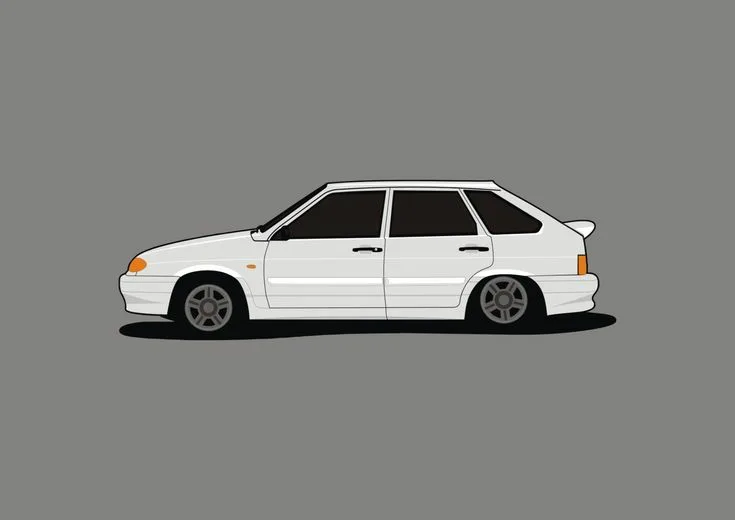
#> input picture reels/perekupy/kit/img/vaz2114/source.webp, 735 x 520 px
$ python cut.py
#> lines starting #> are read from the running program, lines starting #| are printed output that depends on the picture; after the words box and inside, x2 and y2 are one past the last pixel; in counts of white or black regions, pixels touching at a corner belong together
# python cut.py → vaz2114_white.png: машина владельца (ВАЗ-2114) без серого фона, x2, с тенью
import numpy as np
from PIL import Image
from scipy import ndimage
im = Image.open("source.webp").convert("RGB"); a = np.asarray(im).astype(int)
#> further down, im is the input picture: PIL image 735x520 RGB; mean R, G, B 130.9, 131.6, 128.7
bg = np.median(a[:5, :5].reshape(-1, 3), axis=0)
#> bg = [130, 130, 130]
d = np.abs(a - bg).sum(2)
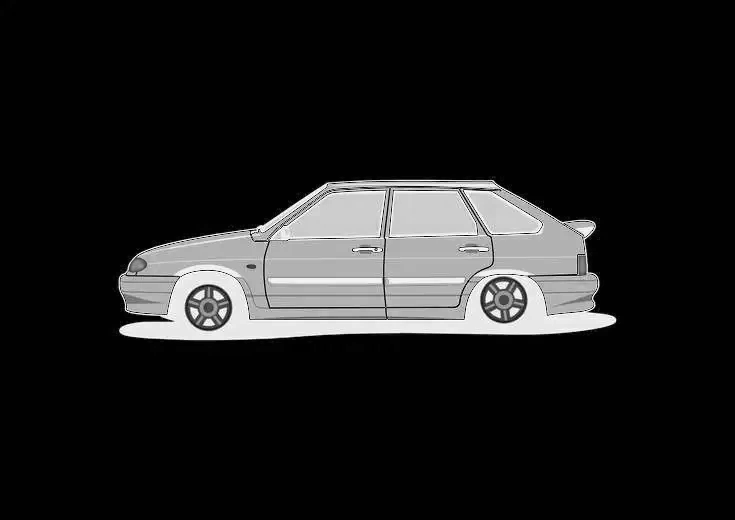
#> d: shape (520, 735) float64; min 0, max 390, mean 47.5; drawn with min black and max white
near = d < 40                                             # похоже на фон
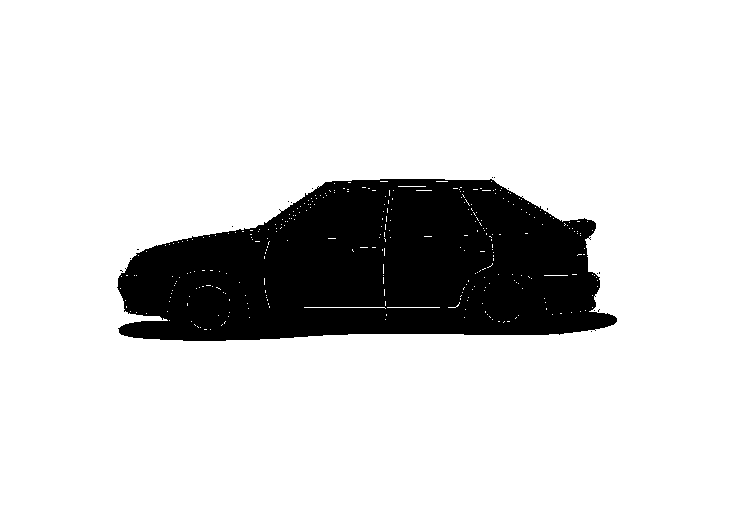
#> near: shape (520, 735) bool; 84.2% white; 17 black regions (16 under 20 px), largest, box (x1, y1, x2, y2) and area: (117, 179, 617, 341) 60282
lab, _ = ndimage.label(near)
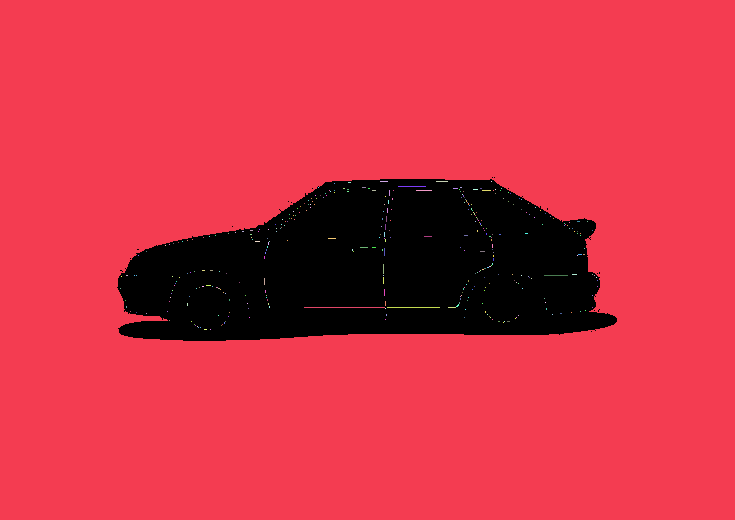
#> lab: shape (520, 735) int32; 361 distinct labels, from 0 to 360; one colour per label, 0 black
edge = set(lab[0]) | set(lab[-1]) | set(lab[:, 0]) | set(lab[:, -1]); edge.discard(0)
#> after `edge = set(lab[0]) | set(lab[-1]) | set(lab[:, 0]) | set(lab[:, -1])`: edge = 1 item
fg = ~np.isin(lab, list(edge))
#> fg: shape (520, 735) bool; 16% white; 17 white regions (16 under 20 px), largest, box (x1, y1, x2, y2) and area: (117, 179, 617, 341) 61083
inner = ndimage.binary_erosion(fg, iterations=3)
#> inner: shape (520, 735) bool; 15% white; 1 white region, box (x1, y1, x2, y2) and area: (120, 182, 614, 338) 57345
k = np.clip((d - 12) / 160, 0, 1)                           # доля машины в пикселе края (фон серый, машина далеко от серого)
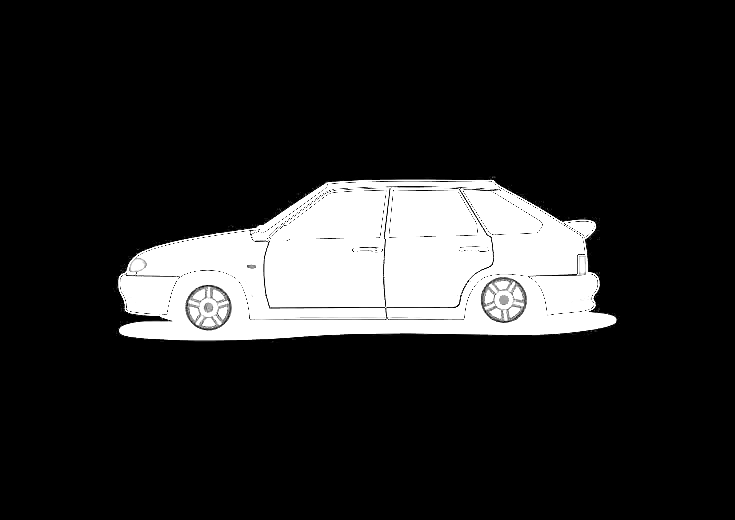
#> k: shape (520, 735) float64; min 0, max 1, mean 0.153
k = np.where(inner, 1, np.where(ndimage.binary_dilation(fg, iterations=2), k, 0))
a = np.where(k[..., None] > .02, (a - bg * (1 - k[..., None])) / np.maximum(k[..., None], .02), a).clip(0, 255)   # убираем серый из края
alpha = k * 255
ys, xs = np.nonzero(alpha > 10); y0, y1, x0, x1 = ys.min(), ys.max() + 1, xs.min(), xs.max() + 1
#> after `y0, y1, x0, x1 = (ys.min(), ys.max() + 1, xs.min(), xs.max() + 1)`: y0 = 176; y1 = 342; x0 = 116; x1 = 619
rgba = np.dstack([a, alpha]).astype(np.uint8)[y0:y1, x0:x1]
out = Image.fromarray(rgba); out = out.resize((out.width * 2, out.height * 2), Image.LANCZOS)
out.save("vaz2114_white.png"); print(out.size, bg)
#| (1006, 332) [130. 130. 130.]
# контур #151515 как у персонажей — белая машина не теряется на светлых фонах
m = np.asarray(out)[..., 3] > 100
#> m: shape (332, 1006) bool; 72.8% white; 69 black regions (66 under 20 px), largest, box (x1, y1, x2, y2) and area: (0, 0, 1006, 332) 90520, (633, 10, 679, 12) 76, (521, 10, 555, 12) 53
ring = ndimage.binary_dilation(m, iterations=5)
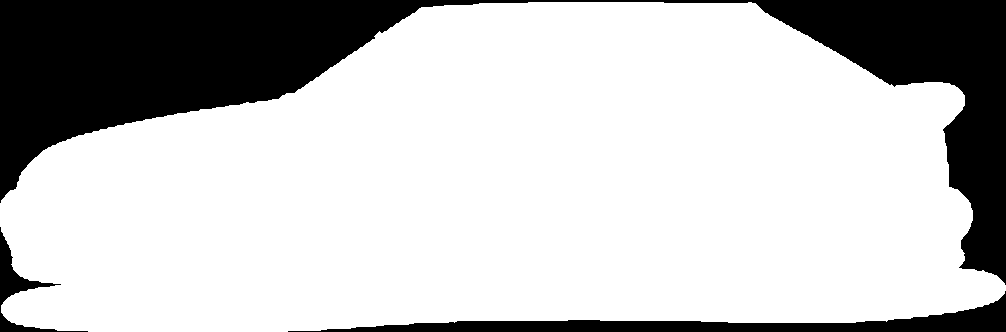
#> ring: shape (332, 1006) bool; 76.5% white; 3 black regions, box (x1, y1, x2, y2) and area: (0, 0, 1006, 285) 69084, (288, 291, 1006, 332) 7747, (0, 227, 88, 332) 1551
o = np.zeros((*m.shape, 4), np.uint8); o[ring] = (21, 21, 21, 255)
base = Image.fromarray(o).filter(__import__("PIL.ImageFilter", fromlist=["x"]).GaussianBlur(.8))
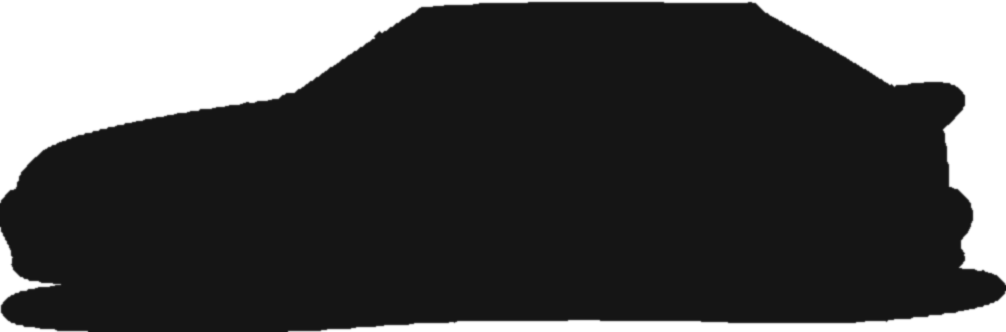
#> base: PIL image 1006x332 RGBA; mean R, G, B, A 16.1, 16.1, 16.1, 195.2; transparent parts drawn white
base.alpha_composite(out); base.save("vaz2114_white.png")
#> after `base.alpha_composite(out)`:
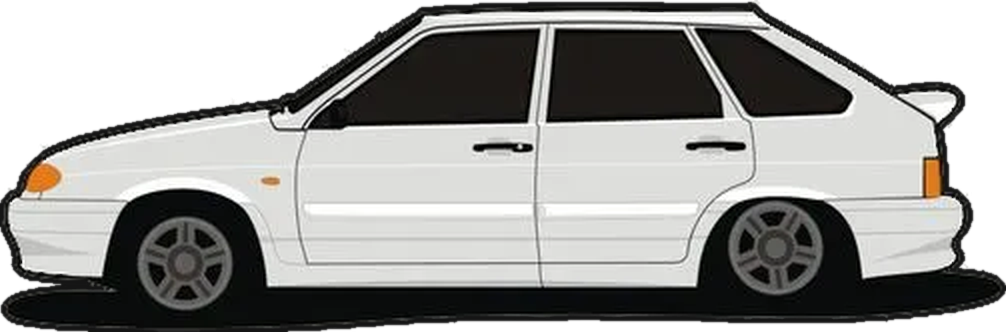
#> base: PIL image 1006x332 RGBA; mean R, G, B, A 99.3, 99.2, 97.2, 195.2; transparent parts drawn white
